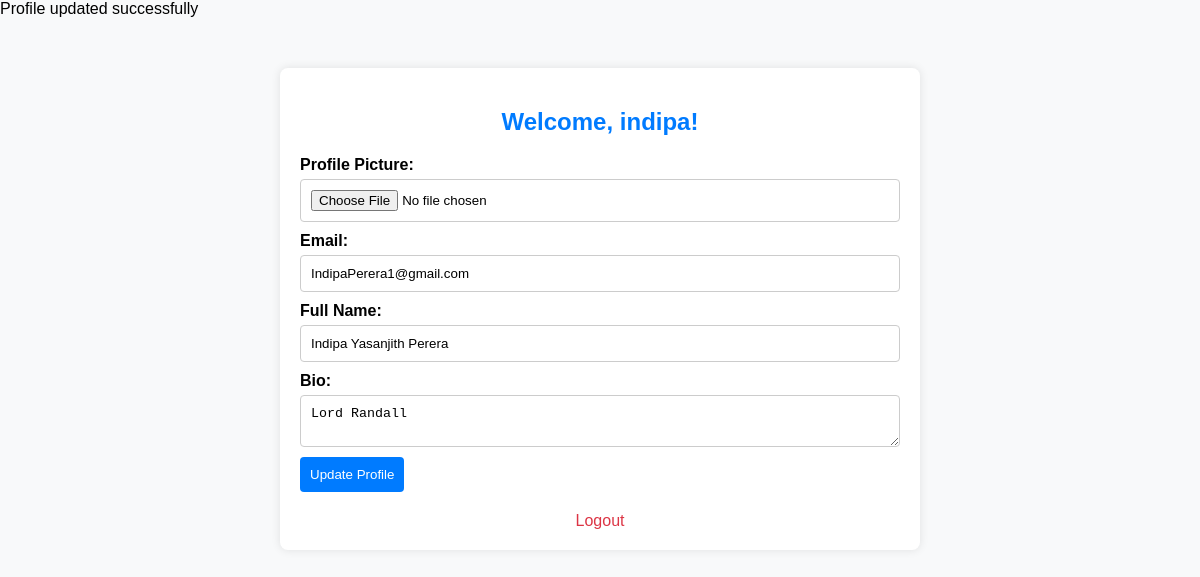
Page /profile.php (signed in) on the committed database.
### tables this page shows
CREATE TABLE IF NOT EXISTS `users` (
  `id` int NOT NULL AUTO_INCREMENT,
  `username` varchar(50) NOT NULL,
  `password` varchar(255) NOT NULL,
  `role` enum('admin','user') DEFAULT 'user',
  `email` varchar(100) NOT NULL,
  `activated` int NOT NULL,
  `reset_token` varchar(255) NOT NULL,
  `created_at` timestamp(6) NOT NULL,
  `profile_picture` longblob NOT NULL,
  `full_name` varchar(255) NOT NULL,
  `bio` text NOT NULL,
  `time_stamp` timestamp(6) NOT NULL,
  `telephone` int NOT NULL,
  `status` varchar(50) NOT NULL,
  PRIMARY KEY (`id`)
);

### profile.php (the view, shortened to what this page needs)
<?php
include 'config.php';
$username = $_SESSION['username'];
$sql = "SELECT * FROM users WHERE username = '$username'";
$result = $conn->query($sql);
if ($result->num_rows > 0) {
    $user = $result->fetch_assoc();
} else {
    header('Location: login.php');
    exit();
}
?>
<!DOCTYPE html>
<html lang="en">
<head>
    <link rel="stylesheet" href="profile-styles.css">
</head>
<body>
    <div class="profile-container">
        <h2>Welcome, <?php echo $user['username']; ?>!</h2>
        <form method="post" action="" enctype="multipart/form-data" class="profile-form">
            <label for="profilePicture">Profile Picture:</label>
            <input type="file" name="profilePicture" accept="image/*">
            <label for="email">Email:</label>
            <input type="email" name="email" value="<?php echo $user['email']; ?>">
            <label for="fullName">Full Name:</label>
            <input type="text" name="full_name" value="<?php echo $user['full_name']; ?>">
            <label for="bio">Bio:</label>
            <textarea name="bio"><?php echo $user['bio']; ?></textarea>
            <button type="submit">Update Profile</button>
        </form>
        <a href="logout.php" class="logout-button">Logout</a>
    </div>
</body>
</html>

### profile-styles.css (style rules this page uses)
body { font-family: 'Arial', sans-serif; background-color: #f8f9fa; margin: 0; }
.profile-container { max-width: 600px; margin: 50px auto; background-color: #fff; padding: 20px; border-radius: 8px; box-shadow: 0 0 10px rgba(0, 0, 0, 0.1); }
h2 { color: #007bff; text-align: center; }
.profile-form { margin-top: 20px; }
label { display: block; margin-bottom: 5px; font-weight: bold; }
input, textarea { width: 100%; padding: 10px; margin-bottom: 10px; border: 1px solid #ccc; border-radius: 4px; }
button { padding: 10px; cursor: pointer; background-color: #007bff; color: #fff; border: none; border-radius: 4px; transition: background-color 0.3s; }
.logout-button { display: block; margin-top: 20px; text-align: center; color: #dc3545; text-decoration: none; }

### rows in the picture
users: username "indipa", email "IndipaPerera1@gmail.com", full_name "Indipa Yasanjith Perera", bio "Lord Randall"
